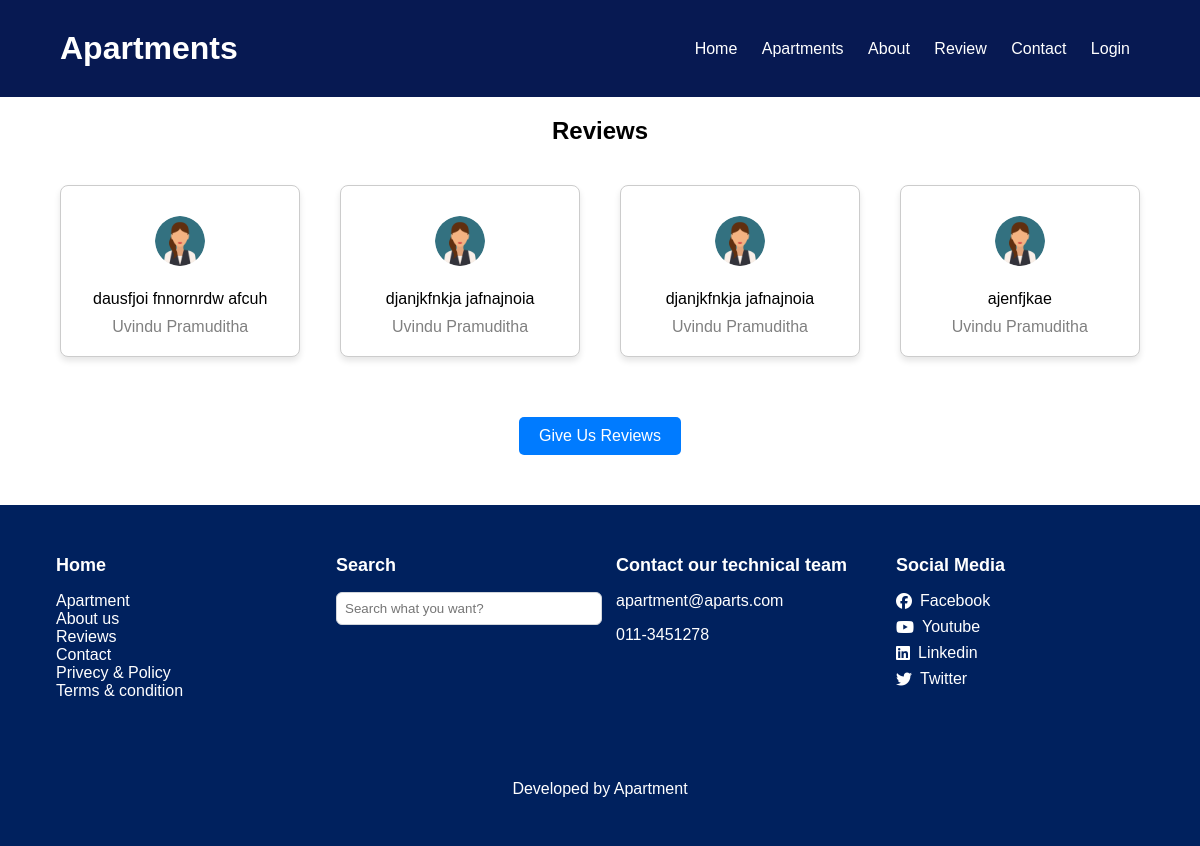
/review.php, run on the app's committed database.
### tables this page shows
CREATE TABLE `reviews` (
  `id` int(11) NOT NULL,
  `user_id` int(11) DEFAULT NULL,
  `user_name` varchar(255) NOT NULL,
  `user_image` varchar(255) DEFAULT NULL,
  `email` varchar(255) DEFAULT NULL,
  `comment` text DEFAULT NULL,
  `created_at` timestamp NOT NULL DEFAULT current_timestamp()
);

### review.php (the view, shortened to what this page needs)
<!DOCTYPE html>
<html lang="en">
<head>
</head>
<body>
    <?php
    include 'connect.php';
    include 'header.php';
?>
<div class="review-container">
<h2>Reviews</h2>
</div>
<?php
    $sql = "SELECT * FROM reviews";
    $result = $connect->query($sql);
    if ($result->num_rows > 0) {
        echo "<div class='review-row'>";
        $count = 0;
        while ($row = $result->fetch_assoc()) {
            echo "<div class='review-card'>";
            echo "<img src='profile_img/" . $row["user_image"] . "' alt='User Image' width='50px'>";
            echo "<p>" . $row["comment"] . "</p>";
            echo "<p style='color: gray;'> " . $row["user_name"] . "</p>";
            echo "</div>";
            $count++;
            if ($count % 4 == 0) {
                echo "</div><div class='review-row'>";
            }
        }
        echo "</div>";
    } else {
        echo "<p>No reviews found.</p>";
    }
    ?>
    <div class="review-container">
    <button class="review-btn" onclick="window.location.href='add_review.php'">Give Us Reviews</button>
    </div>
</body>
<?php
include 'footer.php';?>
</html>

### review.php (style rules this page uses)
.review-row { display: flex; justify-content: space-between; margin-bottom: 20px; margin: 20px 60px; }
.review-card { flex: 0 0 calc(23% - 50px); border: 1px solid #ccc; border-radius: 8px; padding: 20px; background-color: #fff; box-shadow: 0 4px 6px rgba(0, 0, 0, 0.1); margin-bottom: 20px; text-align: center; }
.review-card p { margin: 0; }
.review-card img { width: 50px; border-radius: 50%; margin-top: 10px; margin-bottom: 20px; }
.review-card p:not(:last-child) { margin-bottom: 10px; }
.review-container { display: flex; justify-content: center; }
.review-btn { background-color: #007bff; color: #fff; border: none; border-radius: 5px; padding: 10px 20px; cursor: pointer; font-size: 16px; margin-bottom: 50px; }

### header.php (style rules this page uses)
body { margin: 0; font-family: Arial, sans-serif; }

### data on the page
reviews: user_image (picture), comment "dausfjoi fnnornrdw afcuh", user_name "Uvindu Pramuditha"
reviews: user_image (picture), comment "djanjkfnkja jafnajnoia", user_name "Uvindu Pramuditha"
reviews: user_image (picture), comment "djanjkfnkja jafnajnoia", user_name "Uvindu Pramuditha"
reviews: user_image (picture), comment "ajenfjkae", user_name "Uvindu Pramuditha"
